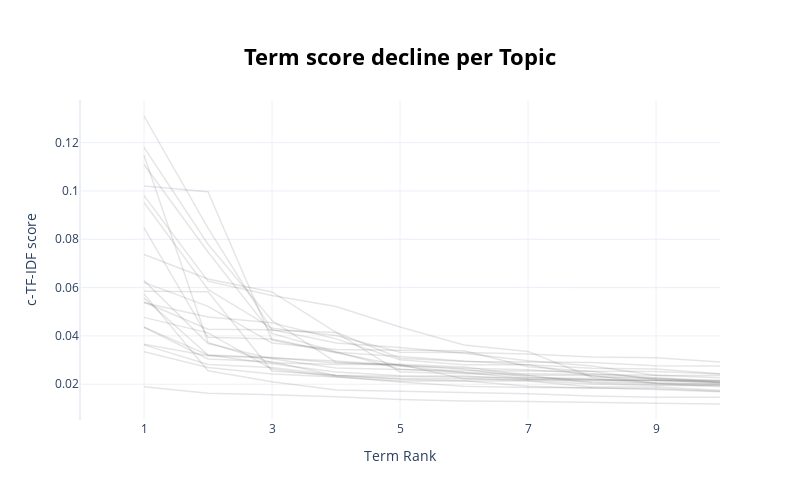

The cell this chart's notebook holds for it:
### Code cell
topic_model.visualize_term_rank()

### Figure 1 — Plotly figure (JSON) as saved in the notebook; plotly's stock layout.template omitted (floating-point values rounded to 4 significant figures)
{"data": [{"hovertext": "<b>Topic -1</b>:use_system_model_paper_propose_res", "line": {"color": "black", "width": 1.5}, "mode": "lines+lines", "name": "", "opacity": 0.1, "type": "scatter", "x": [1, 2, 3, 4, 5, 6, 7, 8, 9, 10], "y": [0.01898, 0.01628, 0.01558, 0.0148, 0.01365, 0.01301, 0.01284, 0.01238, 0.01209, 0.0118]}, {"hovertext": "<b>Topic 0</b>:image_method_use_segmentation_propo", "line": {"color": "black", "width": 1.5}, "mode": "lines+lines", "name": "", "opacity": 0.1, "type": "scatter", "x": [1, 2, 3, 4, 5, 6, 7, 8, 9, 10], "y": [0.0574, 0.02553, 0.02105, 0.01764, 0.01709, 0.01664, 0.01606, 0.01508, 0.01457, 0.01457]}, {"hovertext": "<b>Topic 1</b>:problem_algorithm_graph_solution_fu", "line": {"color": "black", "width": 1.5}, "mode": "lines+lines", "name": "", "opacity": 0.1, "type": "scatter", "x": [1, 2, 3, 4, 5, 6, 7, 8, 9, 10], "y": [0.04359, 0.03047, 0.02924, 0.0235, 0.02203, 0.0214, 0.01912, 0.01834, 0.0182, 0.01712]}, {"hovertext": "<b>Topic 2</b>:network_wireless_protocol_routing_n", "line": {"color": "black", "width": 1.5}, "mode": "lines+lines", "name": "", "opacity": 0.1, "type": "scatter", "x": [1, 2, 3, 4, 5, 6, 7, 8, 9, 10], "y": [0.05576, 0.03207, 0.03104, 0.02882, 0.02824, 0.02717, 0.02358, 0.02057, 0.01985, 0.01953]}, {"hovertext": "<b>Topic 3</b>:memory_performance_system_processor", "line": {"color": "black", "width": 1.5}, "mode": "lines+lines", "name": "", "opacity": 0.1, "type": "scatter", "x": [1, 2, 3, 4, 5, 6, 7, 8, 9, 10], "y": [0.03342, 0.02692, 0.02423, 0.02295, 0.02129, 0.02128, 0.02127, 0.01884, 0.01881, 0.01746]}, {"hovertext": "<b>Topic 4</b>:channel_code_mimo_performance_anten", "line": {"color": "black", "width": 1.5}, "mode": "lines+lines", "name": "", "opacity": 0.1, "type": "scatter", "x": [1, 2, 3, 4, 5, 6, 7, 8, 9, 10], "y": [0.06289, 0.03681, 0.03058, 0.02673, 0.02608, 0.02552, 0.02544, 0.02537, 0.02526, 0.02426]}, {"hovertext": "<b>Topic 5</b>:software_process_model_system_busin", "line": {"color": "black", "width": 1.5}, "mode": "lines+lines", "name": "", "opacity": 0.1, "type": "scatter", "x": [1, 2, 3, 4, 5, 6, 7, 8, 9, 10], "y": [0.04361, 0.03208, 0.0285, 0.02503, 0.02354, 0.02338, 0.02207, 0.02101, 0.02065, 0.01982]}, {"hovertext": "<b>Topic 6</b>:protein_gene_sequence_datum_genome_", "line": {"color": "black", "width": 1.5}, "mode": "lines+lines", "name": "", "opacity": 0.1, "type": "scatter", "x": [1, 2, 3, 4, 5, 6, 7, 8, 9, 10], "y": [0.04766, 0.04124, 0.02625, 0.02305, 0.0209, 0.01913, 0.01868, 0.01852, 0.01778, 0.01688]}, {"hovertext": "<b>Topic 7</b>:robot_control_motion_robotic_human_", "line": {"color": "black", "width": 1.5}, "mode": "lines+lines", "name": "", "opacity": 0.1, "type": "scatter", "x": [1, 2, 3, 4, 5, 6, 7, 8, 9, 10], "y": [0.1148, 0.03729, 0.02892, 0.02814, 0.02811, 0.0222, 0.0215, 0.02013, 0.0195, 0.01941]}, {"hovertext": "<b>Topic 8</b>:security_attack_privacy_key_secure_", "line": {"color": "black", "width": 1.5}, "mode": "lines+lines", "name": "", "opacity": 0.1, "type": "scatter", "x": [1, 2, 3, 4, 5, 6, 7, 8, 9, 10], "y": [0.05848, 0.05825, 0.02544, 0.02358, 0.02239, 0.0223, 0.02187, 0.02175, 0.02161, 0.02131]}, {"hovertext": "<b>Topic 9</b>:datum_learning_algorithm_clustering", "line": {"color": "black", "width": 1.5}, "mode": "lines+lines", "name": "", "opacity": 0.1, "type": "scatter", "x": [1, 2, 3, 4, 5, 6, 7, 8, 9, 10], "y": [0.03657, 0.03178, 0.03083, 0.0296, 0.02789, 0.02622, 0.02301, 0.02175, 0.02152, 0.02068]}, {"hovertext": "<b>Topic 10</b>:voltage_circuit_power_cmos_design_", "line": {"color": "black", "width": 1.5}, "mode": "lines+lines", "name": "", "opacity": 0.1, "type": "scatter", "x": [1, 2, 3, 4, 5, 6, 7, 8, 9, 10], "y": [0.05376, 0.04781, 0.04544, 0.03877, 0.0301, 0.0281, 0.02808, 0.02338, 0.02249, 0.02083]}, {"hovertext": "<b>Topic 11</b>:control_controller_system_stabilit", "line": {"color": "black", "width": 1.5}, "mode": "lines+lines", "name": "", "opacity": 0.1, "type": "scatter", "x": [1, 2, 3, 4, 5, 6, 7, 8, 9, 10], "y": [0.07373, 0.06359, 0.05821, 0.04148, 0.03079, 0.02945, 0.02917, 0.02898, 0.02761, 0.02751]}, {"hovertext": "<b>Topic 12</b>:student_learning_course_teaching_c", "line": {"color": "black", "width": 1.5}, "mode": "lines+lines", "name": "", "opacity": 0.1, "type": "scatter", "x": [1, 2, 3, 4, 5, 6, 7, 8, 9, 10], "y": [0.102, 0.0997, 0.03828, 0.03294, 0.02774, 0.02661, 0.02594, 0.02436, 0.02265, 0.02134]}, {"hovertext": "<b>Topic 13</b>:word_language_translation_sentence", "line": {"color": "black", "width": 1.5}, "mode": "lines+lines", "name": "", "opacity": 0.1, "type": "scatter", "x": [1, 2, 3, 4, 5, 6, 7, 8, 9, 10], "y": [0.06215, 0.05223, 0.03707, 0.03437, 0.03403, 0.03387, 0.02719, 0.02523, 0.02191, 0.02094]}, {"hovertext": "<b>Topic 14</b>:speech_sound_speaker_recognition_a", "line": {"color": "black", "width": 1.5}, "mode": "lines+lines", "name": "", "opacity": 0.1, "type": "scatter", "x": [1, 2, 3, 4, 5, 6, 7, 8, 9, 10], "y": [0.08468, 0.03943, 0.03871, 0.03321, 0.03148, 0.02961, 0.0281, 0.0266, 0.02629, 0.0243]}, {"hovertext": "<b>Topic 15</b>:sar_radar_soil_satellite_use_datum", "line": {"color": "black", "width": 1.5}, "mode": "lines+lines", "name": "", "opacity": 0.1, "type": "scatter", "x": [1, 2, 3, 4, 5, 6, 7, 8, 9, 10], "y": [0.03629, 0.02816, 0.02694, 0.02368, 0.02315, 0.02303, 0.02269, 0.02237, 0.0203, 0.01892]}, {"hovertext": "<b>Topic 16</b>:fault_test_circuit_scan_diagnosis_", "line": {"color": "black", "width": 1.5}, "mode": "lines+lines", "name": "", "opacity": 0.1, "type": "scatter", "x": [1, 2, 3, 4, 5, 6, 7, 8, 9, 10], "y": [0.131, 0.08465, 0.04236, 0.04144, 0.02501, 0.02443, 0.02374, 0.02363, 0.02042, 0.0202]}, {"hovertext": "<b>Topic 17</b>:datum_mining_query_database_proces", "line": {"color": "black", "width": 1.5}, "mode": "lines+lines", "name": "", "opacity": 0.1, "type": "scatter", "x": [1, 2, 3, 4, 5, 6, 7, 8, 9, 10], "y": [0.111, 0.07474, 0.04105, 0.0334, 0.02619, 0.02484, 0.02221, 0.02193, 0.02159, 0.0205]}, {"hovertext": "<b>Topic 18</b>:vehicle_traffic_driver_road_lane_d", "line": {"color": "black", "width": 1.5}, "mode": "lines+lines", "name": "", "opacity": 0.1, "type": "scatter", "x": [1, 2, 3, 4, 5, 6, 7, 8, 9, 10], "y": [0.09805, 0.06265, 0.05668, 0.0522, 0.04369, 0.0362, 0.03357, 0.02287, 0.02212, 0.02165]}, {"hovertext": "<b>Topic 19</b>:logic_calculus_proof_theory_notion", "line": {"color": "black", "width": 1.5}, "mode": "lines+lines", "name": "", "opacity": 0.1, "type": "scatter", "x": [1, 2, 3, 4, 5, 6, 7, 8, 9, 10], "y": [0.1181, 0.07796, 0.04636, 0.02913, 0.02751, 0.02484, 0.02431, 0.02397, 0.02366, 0.02271]}, {"hovertext": "<b>Topic 20</b>:video_coding_compression_hevc_enco", "line": {"color": "black", "width": 1.5}, "mode": "lines+lines", "name": "", "opacity": 0.1, "type": "scatter", "x": [1, 2, 3, 4, 5, 6, 7, 8, 9, 10], "y": [0.09521, 0.05923, 0.04315, 0.0402, 0.03319, 0.03317, 0.03252, 0.0313, 0.03092, 0.02914]}, {"hovertext": "<b>Topic 21</b>:human_motion_gesture_activity_pose", "line": {"color": "black", "width": 1.5}, "mode": "lines+lines", "name": "", "opacity": 0.1, "type": "scatter", "x": [1, 2, 3, 4, 5, 6, 7, 8, 9, 10], "y": [0.05403, 0.04275, 0.0425, 0.03708, 0.03515, 0.03277, 0.02967, 0.02749, 0.02364, 0.02356]}], "layout": {"height": 500, "hoverlabel": {"bgcolor": "white", "font": {"family": "Rockwell", "size": 16}}, "showlegend": false, "title": {"font": {"color": "Black", "size": 22}, "text": "<b>Term score decline per Topic</b>", "x": 0.5, "xanchor": "center", "y": 0.9, "yanchor": "top"}, "width": 800, "xaxis": {"dtick": 2, "range": [0, 10], "tick0": 1, "title": {"text": "Term Rank"}}, "yaxis": {"title": {"text": "c-TF-IDF score"}}}}
